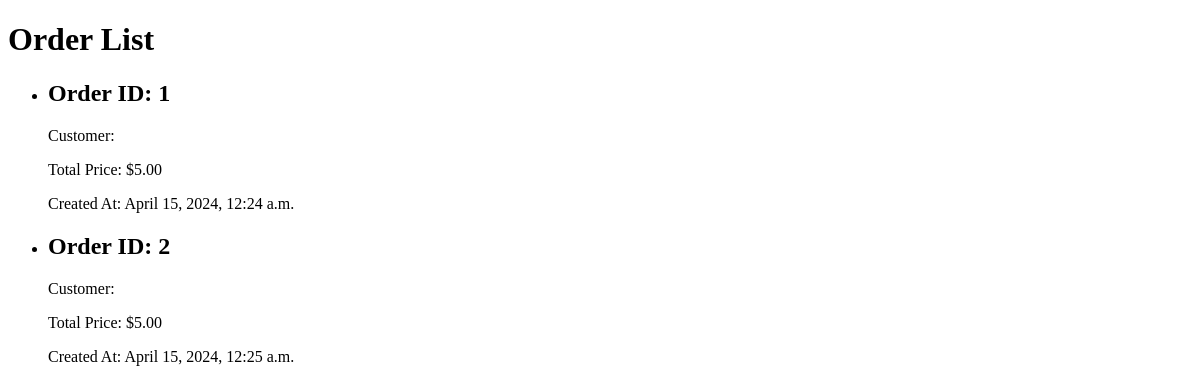
/orders/, run on an earlier commit of the app's database.
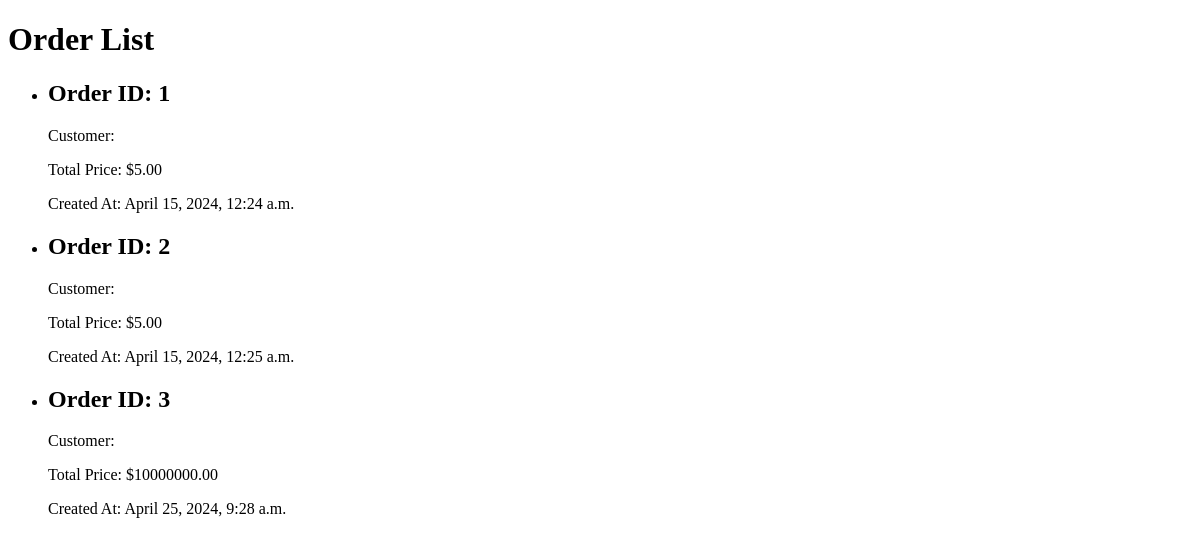
And on a later commit of the database.
### accounts/models.py (models this page shows, shortened)
class Order(models.Model):
    customer_name = models.CharField(max_length=100)
    phone_number = models.CharField(max_length=20)
    address = models.TextField()
    products = models.ManyToManyField(Product, through='OrderItem')
    total_price = models.DecimalField(max_digits=10, decimal_places=2, default=0)
    created_at = models.DateTimeField(default=timezone.now)

### accounts/views.py (the view)
# urls.py: path('orders/', views.order_list, name='order_list'),
def order_list(request):
    orders = Order.objects.all()
    return render(request, 'order_list.html', {'orders': orders})

### templates/order_list.html (shortened to what this page needs)
<!DOCTYPE html>
<html lang="en">
<head>
</head>
<body>
    <h1>Order List</h1>
    <ul>
        {% for order in orders %}
            <li>
                <h2>Order ID: {{ order.id }}</h2>
                <p>Customer: {{ order.customer }}</p>
                <p>Total Price: ${{ order.total_price }}</p>
                <p>Created At: {{ order.created_at }}</p>
            </li>
        {% endfor %}
    </ul>
</body>
</html>

What changed in the data, as far as the page shows it:
added Order: id "3", total_price "10000000.00", created_at "April 25, 2024, 9:28 a.m."
